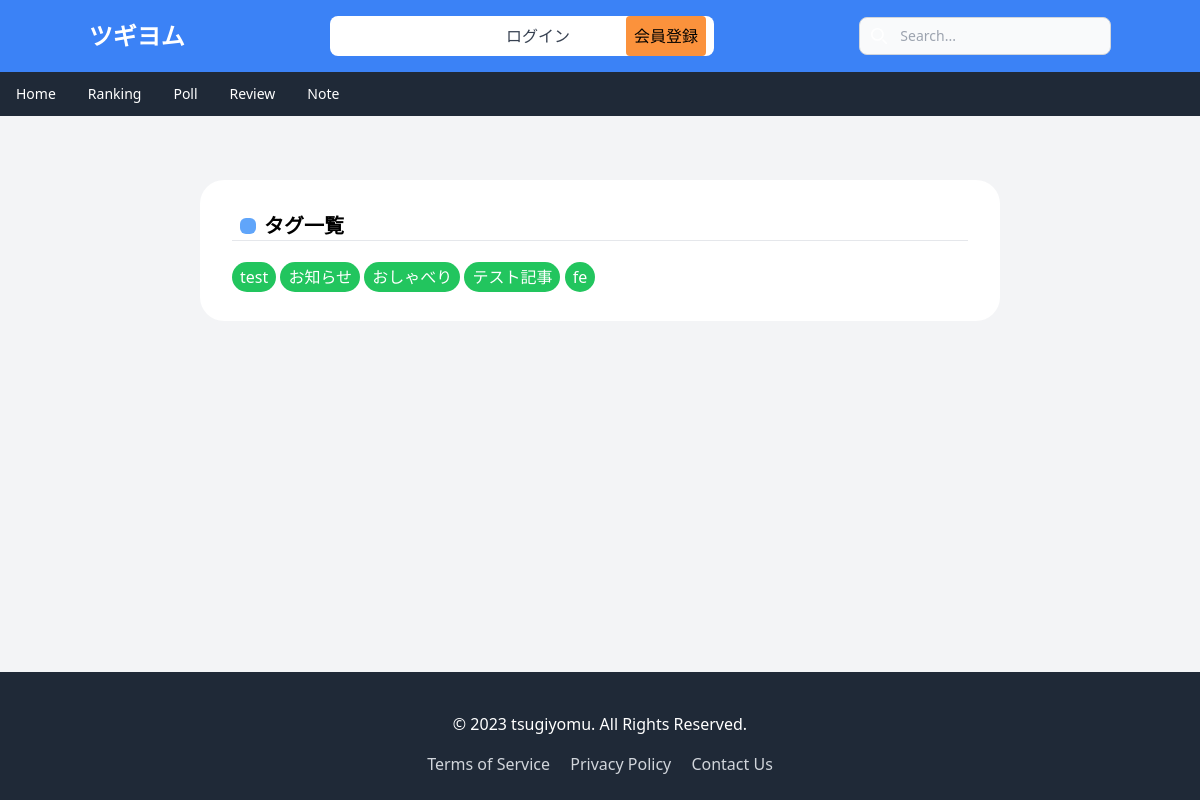
The page /note/tags/ on the database as committed earlier.
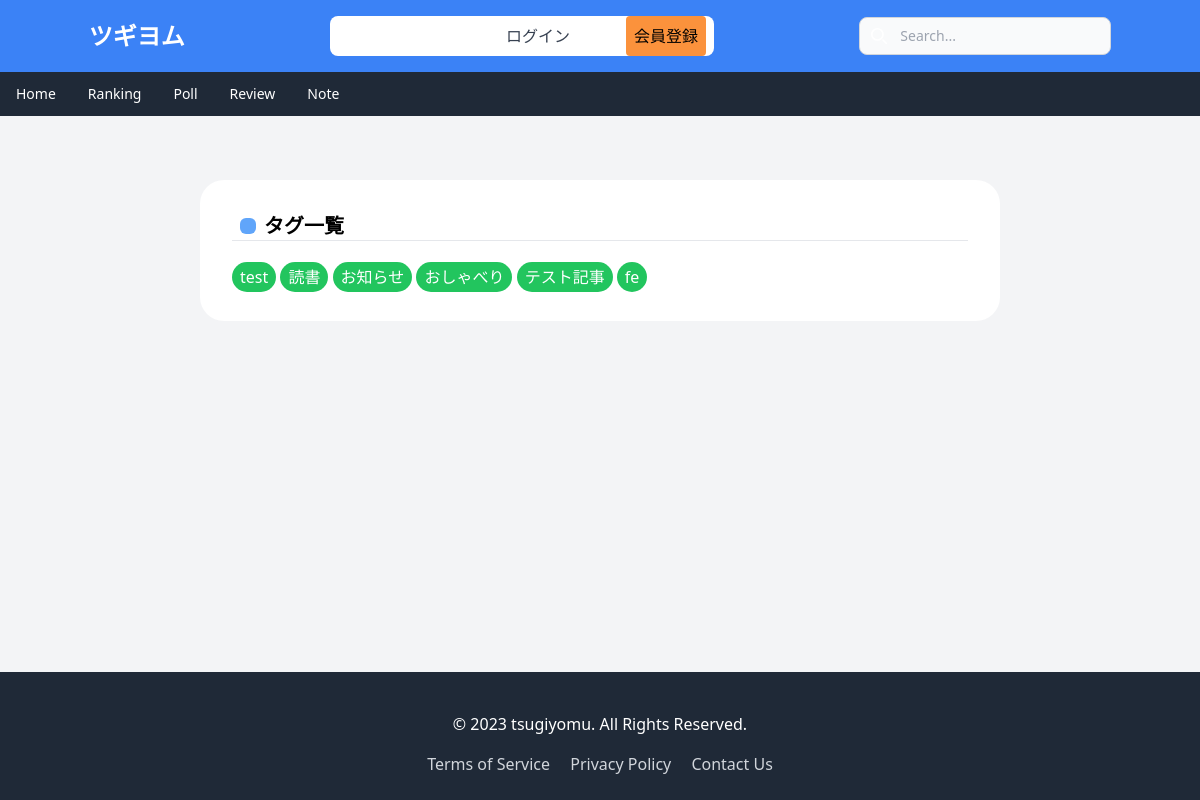
The same page on the database as committed later.
### api/models.py (models this page shows, shortened)
class Tag(models.Model):
    title = models.CharField(max_length=255)

### blog/views.py (the view)
# urls.py: path('tags/',             ShowTagsView.as_view(), name='show_all_tags'),
class ShowTagsView(View):
  def get(self,request):
    tags = Tag.objects.annotate(num_blogs=Count('blog')).order_by('-num_blogs')
    context = {
        'tags': tags,
    }
    return render(request, 'show_all_tags.html', context)

### blog/templates/show_all_tags.html
{% extends 'base.html' %}
{% block content %}
<div>
  <div class="bg-white w-11/12 md:w-2/3  mx-auto  p-8  my-8 md:my-16 rounded-3xl ">
  <div class="flex items-center">
    <div class="rounded-md inline-block bg-blue-400 w-4 h-4 mx-2"></div>
    <h1 class="text-xl font-bold">タグ一覧</h1>
  </div>
  <hr>
  <br>
  {% for tag in tags %}
    <a class=" bg-green-500 px-2 py-1 rounded-full text-white " href="{url 'show_blog_tag' tag.title}">{{tag.title}}</a>
  {% endfor %}
  </div>
</div>
{% endblock %}

Rows that differ between the two databases and show on the page:
added Tag: title "読書"
